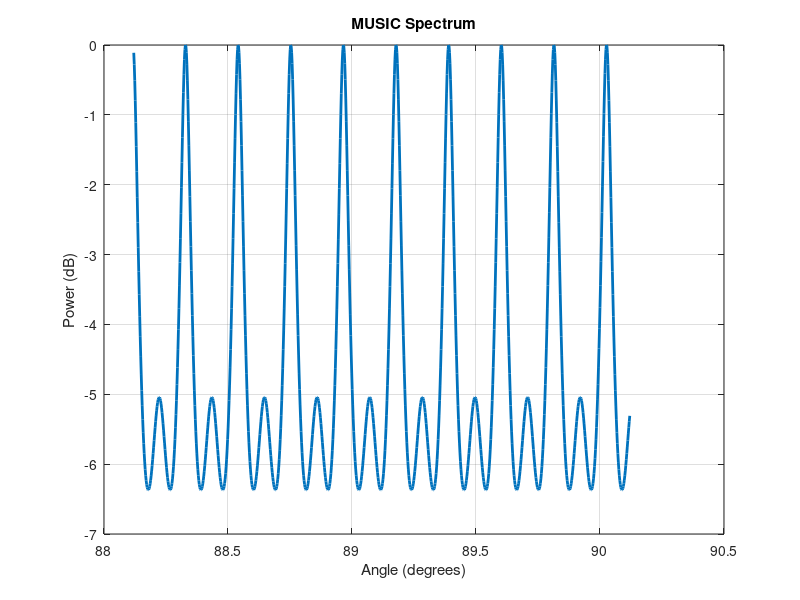

The MATLAB source for this figure: (Note: this script raises an error after producing the figure.)
clc; clear; close all;

%% Parameters
f = 162.025e6; % Signal frequency in Hz
lambda = 3e8 / f; % Wavelength
k = 2 * pi / lambda; % Wavenumber

source_pos = [3000; 200000]; % Source position (x;y) in meters
sensor_pos = [0 500 1000; 0 0 0]; % Sensor positions (columns)

sigma_phase = 1; % Phase noise standard deviation in degrees
snapshots = 20; % Number of snapshots
coarse_angle = 89.12; %atand(source_pos(2) / source_pos(1)); % True angle
angle_error = 0.1; % Coarse estimate error in degrees

%% Compute Phase Differences
num_sensors = size(sensor_pos,2);
distances = sqrt(sum((sensor_pos - source_pos).^2, 1)); % Distance from source
phases = mod(k * distances, 2*pi); % True phase at each sensor
%phases_noisy = repmat(phases.', 1, snapshots) + deg2rad(sigma_phase) * randn(num_sensors, snapshots); % Add noise
% Step-by-step phase noise addition
phases = phases(:); % Ensure phases is a column vector
noise = deg2rad(sigma_phase) * randn(num_sensors, snapshots); % Generate noise matrix
phases_noisy = repmat(phases, 1, snapshots) + noise; % Add noise

%% Construct Covariance Matrix
X = exp(1j * phases_noisy); % Simulated received signal
R = (X * X') / snapshots ; % Sample covariance matrix

%% Apply MUSIC Algorithm
[U, ~, ~] = svd(R); % Eigenvalue decomposition
Un = U(:,2:end); % Noise subspace
angles = coarse_angle + linspace(-1, 1, 1000); % Search space around coarse estimate
Pmusic = zeros(size(angles));

for i = 1:length(angles)
    steering_vector = exp(1j * k * sensor_pos(1,:) * cosd(angles(i))); % Use column-wise positions
    Pmusic(i) = 1 / (steering_vector * (Un * Un') * steering_vector');
end

Pmusic = abs(Pmusic) / max(abs(Pmusic)); % Normalize

%% Plot MUSIC Spectrum & Identify Peaks
figure;
plot(angles, 10*log10(Pmusic), 'LineWidth', 2);
xlabel('Angle (degrees)'); ylabel('Power (dB)');
grid on; title('MUSIC Spectrum');

%% Identify and Resolve Ambiguities
[peaks, locs] = findpeaks(Pmusic, 'SortStr', 'descend');
angles_peaks = angles(locs);
%resolved_angle = angles_peaks(abs(angles_peaks - coarse_angle) < angle_error);
valid_indices = abs(angles_peaks - coarse_angle) < angle_error;
disp(valid_indices);
resolved_angle = angles_peaks(valid_indices)
hold on;
plot(angles_peaks, 10*log10(peaks), 'ro', 'MarkerSize', 8);
plot(resolved_angle, 10*log10(Pmusic(locs(abs(angles_peaks - coarse_angle) < angle_error))), 'gs', 'MarkerSize', 10);
legend('MUSIC Spectrum', 'Ambiguities', 'Resolved Angle');
